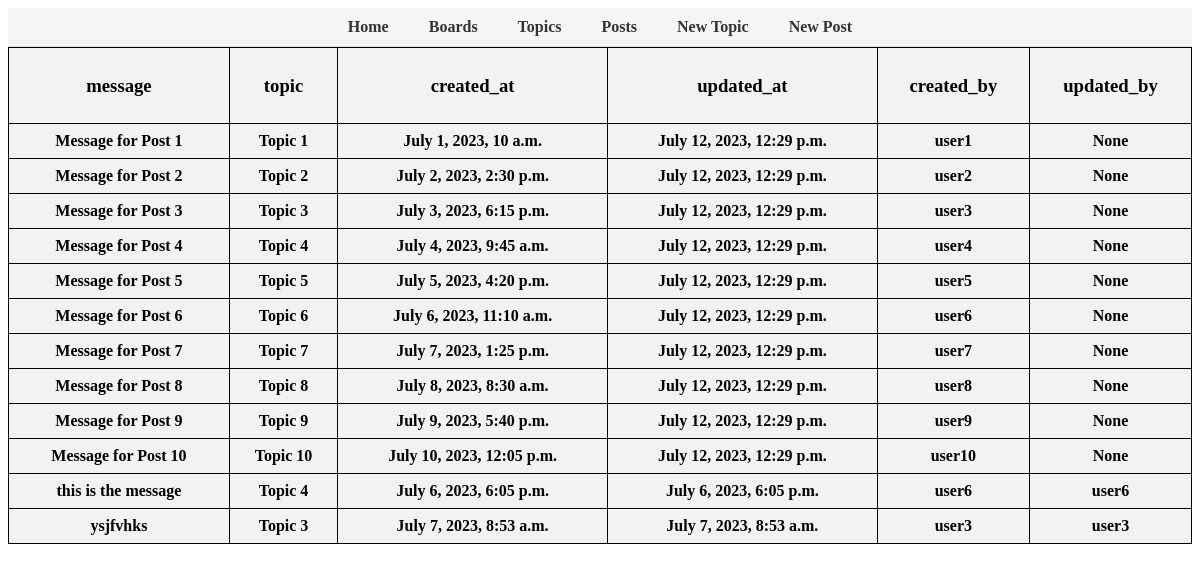
The page /web_app/post/ on the database as committed earlier.
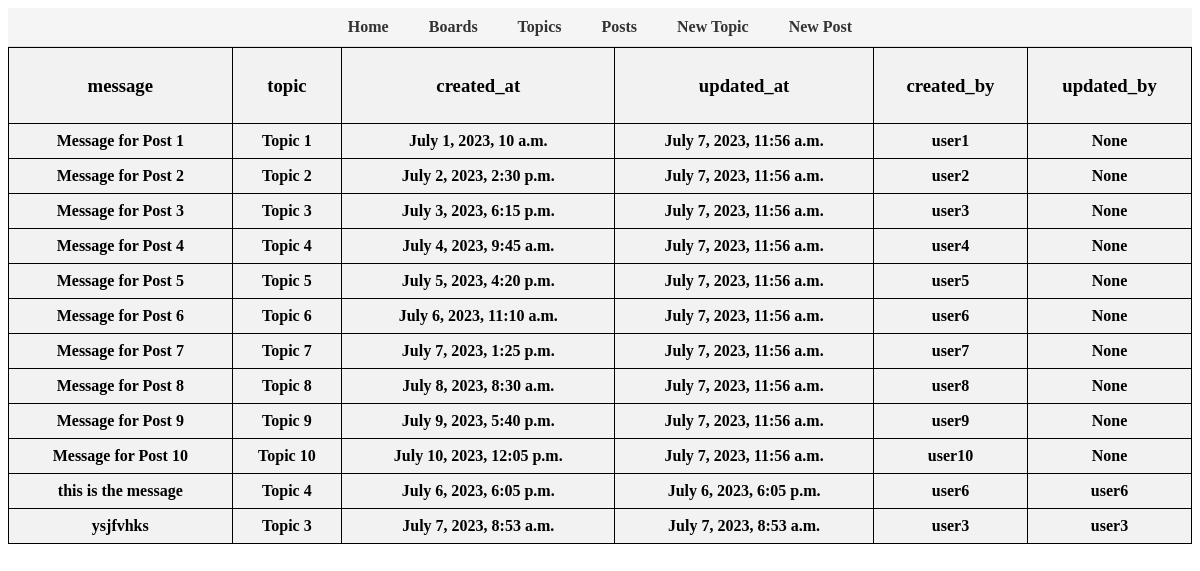
The same page on the database as committed later.
### web_app/models.py (models this page shows, shortened)
class Post(models.Model):
    message = models.TextField(max_length=4000)
    topic = models.ForeignKey(Topic, related_name='posts', on_delete=models.CASCADE)
    created_at = models.DateTimeField(auto_now_add=True)
    updated_at = models.DateTimeField(auto_now_add=True)
    created_by = models.ForeignKey(User, related_name='posts', on_delete=models.CASCADE)
    updated_by = models.ForeignKey(User, null=True, related_name='+', on_delete=models.CASCADE)

class Topic(models.Model):
    subject = models.CharField(max_length=255, default='topic')
    message = models.TextField(max_length=4000, default="what's on your mind")
    def __str__(self):
        return self.subject

### web_app/views.py (the view)
# urls.py: path('post/', views.post_data),
def post_data(request):
    posts = Post.objects.all()
    return render(request, 'post_data.html', {'posts':posts})

### web_app/templates/post_data.html (shortened to what this page needs)
<!DOCTYPE html>
<html>
<head>
</head>
<body>
    <ul class="navigation">
        <li><a href="/web_app/">Home</a></li>
        <li><a href="/web_app/admindata/">Boards</a></li>
        <li><a href="/web_app/board/">Topics</a></li>
        <li><a href="/web_app/post/">Posts</a></li>
        <li><a href="/web_app/create/">New Topic</a></li>
        <li><a href="/web_app/chatting/">New Post</a></li>
    </ul>
    <table>
        <thead>
            <tr>
                <th><h3><b>message</b></h3></th>
                <th><h3><b>topic</b></h3></th>
                <th><h3><b>created_at</b></h3></th>
                <th><h3><b>updated_at</b></h3></th>
                <th><h3><b>created_by</b></h3></th>
                <th><h3><b>updated_by</b></h3></th>
            </tr>
            {% for item in posts %}
            <tr>
                <th>{{ item.message }}</th>
                <th>{{ item.topic }}</th>
                <th>{{ item.created_at }}</th>
                <th>{{ item.updated_at }}</th>
                <th>{{ item.created_by }}</th>
                <th>{{ item.updated_by }}</th>
            </tr>
            {% endfor %}
    </table>
</body>
</html>

### web_app/templates/post_data.html (style rules this page uses)
.navigation { list-style: none; margin: 0; padding: 0; display: flex; justify-content: center; background-color: #f5f5f5; border-bottom: 1px solid #ddd; }
.navigation li { margin: 0; }
.navigation li a { display: block; padding: 10px 20px; text-decoration: none; color: #333; font-weight: bold; transition: background-color 0.3s ease; }
table { border-collapse: collapse; width: 100%; }
th, td { border: 1px solid black; padding: 8px; }
th { background-color: #f2f2f2; }

Rows that differ between the two databases and show on the page:
changed Post "Message for Post 1": updated_at "July 12, 2023, 12:29 p.m." → "July 7, 2023, 11:56 a.m."
changed Post "Message for Post 2": updated_at "July 12, 2023, 12:29 p.m." → "July 7, 2023, 11:56 a.m."
changed Post "Message for Post 3": updated_at "July 12, 2023, 12:29 p.m." → "July 7, 2023, 11:56 a.m."
changed Post "Message for Post 4": updated_at "July 12, 2023, 12:29 p.m." → "July 7, 2023, 11:56 a.m."
changed Post "Message for Post 5": updated_at "July 12, 2023, 12:29 p.m." → "July 7, 2023, 11:56 a.m."
changed Post "Message for Post 6": updated_at "July 12, 2023, 12:29 p.m." → "July 7, 2023, 11:56 a.m."
changed Post "Message for Post 7": updated_at "July 12, 2023, 12:29 p.m." → "July 7, 2023, 11:56 a.m."
changed Post "Message for Post 8": updated_at "July 12, 2023, 12:29 p.m." → "July 7, 2023, 11:56 a.m."
changed Post "Message for Post 9": updated_at "July 12, 2023, 12:29 p.m." → "July 7, 2023, 11:56 a.m."
changed Post "Message for Post 10": updated_at "July 12, 2023, 12:29 p.m." → "July 7, 2023, 11:56 a.m."
